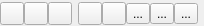
<?xml version="1.0" encoding="UTF-8"?>
<ui version="4.0">
 <class>mqInteractionControlsWidget</class>
 <widget class="QWidget" name="mqInteractionControlsWidget">
  <property name="geometry">
   <rect>
    <x>0</x>
    <y>0</y>
    <width>194</width>
    <height>26</height>
   </rect>
  </property>
  <property name="sizePolicy">
   <sizepolicy hsizetype="Fixed" vsizetype="Fixed">
    <horstretch>0</horstretch>
    <verstretch>0</verstretch>
   </sizepolicy>
  </property>
  <property name="windowTitle">
   <string>Form</string>
  </property>
  <layout class="QVBoxLayout" name="mainLayout">
   <property name="spacing">
    <number>0</number>
   </property>
   <property name="leftMargin">
    <number>0</number>
   </property>
   <property name="topMargin">
    <number>0</number>
   </property>
   <property name="rightMargin">
    <number>0</number>
   </property>
   <property name="bottomMargin">
    <number>0</number>
   </property>
   <item>
    <layout class="QVBoxLayout" name="verticalLayout" stretch="0">
     <property name="spacing">
      <number>0</number>
     </property>
     <property name="topMargin">
      <number>1</number>
     </property>
     <property name="bottomMargin">
      <number>0</number>
     </property>
     <item>
      <layout class="QHBoxLayout" name="horizontalLayout">
       <property name="spacing">
        <number>0</number>
       </property>
       <item>
        <widget class="QToolButton" name="MoveCamera">
         <property name="toolTip">
          <string>Move camera (drag left click). Allows to select (drag right click) and subsequently move all objects (CTRL + drag left click)</string>
         </property>
         <property name="text">
          <string/>
         </property>
         <property name="icon">
          <iconset resource="../Icons/icons.qrc">
           <normaloff>:/Icons/move3.png</normaloff>:/Icons/move3.png</iconset>
         </property>
         <property name="checkable">
          <bool>true</bool>
         </property>
         <property name="checked">
          <bool>false</bool>
         </property>
        </widget>
       </item>
       <item>
        <widget class="QToolButton" name="MoveObjects">
         <property name="toolTip">
          <string>Move selected objects (drag left click). Allows to select (drag right click). Camera can also be moved  (CTRL + drag left click).</string>
         </property>
         <property name="text">
          <string/>
         </property>
         <property name="icon">
          <iconset resource="../Icons/icons.qrc">
           <normaloff>:/Icons/move_mode2.png</normaloff>:/Icons/move_mode2.png</iconset>
         </property>
         <property name="checkable">
          <bool>true</bool>
         </property>
        </widget>
       </item>
       <item>
        <widget class="QToolButton" name="MoveOnlyLandmarks">
         <property name="toolTip">
          <string>Allow to select (right click) and subsequently move only landmarks (CTRL + mouse move)</string>
         </property>
         <property name="text">
          <string/>
         </property>
         <property name="icon">
          <iconset resource="../Icons/icons.qrc">
           <normaloff>:/Icons/landmarks2.png</normaloff>:/Icons/landmarks2.png</iconset>
         </property>
         <property name="checkable">
          <bool>true</bool>
         </property>
        </widget>
       </item>
       <item>
        <widget class="Line" name="line">
         <property name="sizePolicy">
          <sizepolicy hsizetype="Fixed" vsizetype="Fixed">
           <horstretch>0</horstretch>
           <verstretch>0</verstretch>
          </sizepolicy>
         </property>
         <property name="frameShadow">
          <enum>QFrame::Plain</enum>
         </property>
         <property name="orientation">
          <enum>Qt::Vertical</enum>
         </property>
        </widget>
       </item>
       <item>
        <widget class="Line" name="line_3">
         <property name="sizePolicy">
          <sizepolicy hsizetype="Fixed" vsizetype="Fixed">
           <horstretch>0</horstretch>
           <verstretch>0</verstretch>
          </sizepolicy>
         </property>
         <property name="orientation">
          <enum>Qt::Vertical</enum>
         </property>
        </widget>
       </item>
       <item>
        <widget class="QToolButton" name="LandmarksModeNormal">
         <property name="toolTip">
          <string>Digitize normal landmarks (press L + left click)</string>
         </property>
         <property name="text">
          <string/>
         </property>
         <property name="icon">
          <iconset resource="../Icons/icons.qrc">
           <normaloff>:/Icons/landmarks9.png</normaloff>:/Icons/landmarks9.png</iconset>
         </property>
         <property name="checkable">
          <bool>true</bool>
         </property>
         <property name="checked">
          <bool>false</bool>
         </property>
        </widget>
       </item>
       <item>
        <widget class="QToolButton" name="LandmarksModeTarget">
         <property name="toolTip">
          <string>Digitize target landmarks (press L + left click)</string>
         </property>
         <property name="text">
          <string/>
         </property>
         <property name="icon">
          <iconset resource="../Icons/icons.qrc">
           <normaloff>:/Icons/landmarks6.png</normaloff>:/Icons/landmarks6.png</iconset>
         </property>
         <property name="checkable">
          <bool>true</bool>
         </property>
        </widget>
       </item>
       <item>
        <widget class="QToolButton" name="LandmarksModeNode">
         <property name="toolTip">
          <string>Digitize curve node landmarks (press L + left click)</string>
         </property>
         <property name="text">
          <string>...</string>
         </property>
         <property name="icon">
          <iconset resource="../Icons/icons.qrc">
           <normaloff>:/Icons/landmarks7.png</normaloff>:/Icons/landmarks7.png</iconset>
         </property>
         <property name="checkable">
          <bool>true</bool>
         </property>
        </widget>
       </item>
       <item>
        <widget class="QToolButton" name="LandmarksModeHandle">
         <property name="toolTip">
          <string>Digitize curve handle landmarks (press L + left click)</string>
         </property>
         <property name="text">
          <string>...</string>
         </property>
         <property name="icon">
          <iconset resource="../Icons/icons.qrc">
           <normaloff>:/Icons/landmarks5.png</normaloff>:/Icons/landmarks5.png</iconset>
         </property>
         <property name="checkable">
          <bool>true</bool>
         </property>
        </widget>
       </item>
       <item>
        <widget class="QToolButton" name="LandmarksModeFlag">
         <property name="toolTip">
          <string>Digitize flags  (press L + left click)</string>
         </property>
         <property name="text">
          <string>...</string>
         </property>
         <property name="icon">
          <iconset resource="../Icons/icons.qrc">
           <normaloff>:/Icons/Flag01.png</normaloff>:/Icons/Flag01.png</iconset>
         </property>
         <property name="checkable">
          <bool>true</bool>
         </property>
        </widget>
       </item>
       <item>
        <widget class="Line" name="line_4">
         <property name="sizePolicy">
          <sizepolicy hsizetype="Fixed" vsizetype="Fixed">
           <horstretch>0</horstretch>
           <verstretch>0</verstretch>
          </sizepolicy>
         </property>
         <property name="orientation">
          <enum>Qt::Vertical</enum>
         </property>
        </widget>
       </item>
       <item>
        <widget class="Line" name="line_2">
         <property name="sizePolicy">
          <sizepolicy hsizetype="Fixed" vsizetype="Fixed">
           <horstretch>0</horstretch>
           <verstretch>0</verstretch>
          </sizepolicy>
         </property>
         <property name="frameShadow">
          <enum>QFrame::Plain</enum>
         </property>
         <property name="orientation">
          <enum>Qt::Vertical</enum>
         </property>
        </widget>
       </item>
      </layout>
     </item>
    </layout>
   </item>
  </layout>
 </widget>
 <resources>
  <include location="../Icons/icons.qrc"/>
 </resources>
 <connections/>
</ui>
